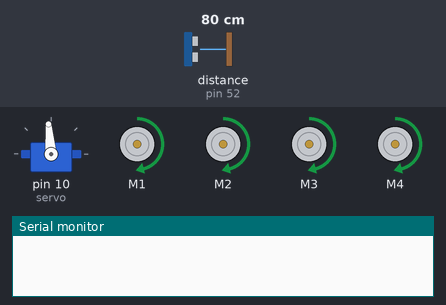
Bench run of a sketch on a simulated Arduino Mega 2560, built with avr-gcc and run on an emulated ATmega2560. Shown: servo, 4 × DC motor (green arrow = forward, orange = backward, longer = faster), the last lines printed to the serial monitor. Wiring (inferred from the names in the program): ultrasonic range finder: trigger pin 53; echo pin 52. Inputs (shaded band) come from the test bench; at power-on: distance to the obstacle (sensor on pin 52) 80 cm. The echo pulse lasts 58.3 µs per cm.

Above: at 1.2 s.
1.3 s: distance to the obstacle (sensor on pin 52) set to 53 cm
2.8 s: distance to the obstacle (sensor on pin 52) set to 44 cm
At 3.3 s:
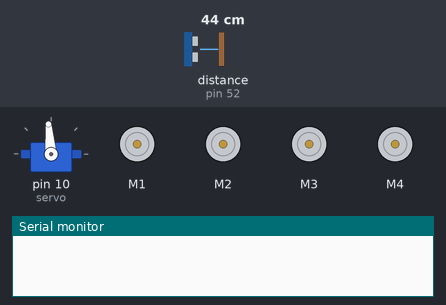
At 7.0 s:
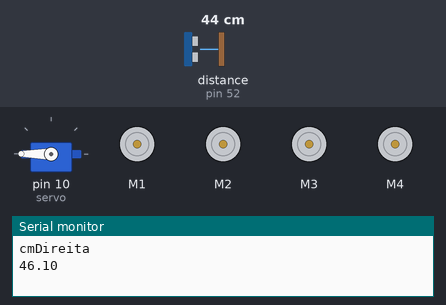
8.3 s: distance to the obstacle (sensor on pin 52) set to 60 cm
11.3 s: distance to the obstacle (sensor on pin 52) set to 2 cm
At 12.9 s:
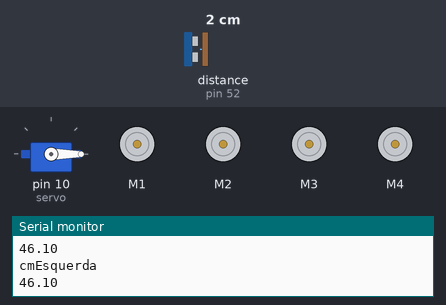
Timing chart, 0 to 14.8 s (numbered marks = the images above; inputs shaded):
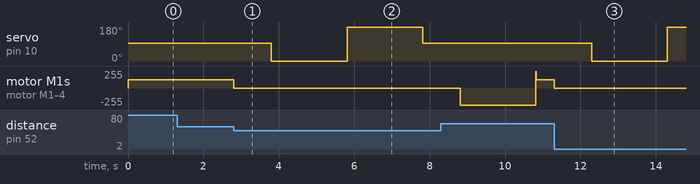

The sketch:

Robo.ino
```cpp
#include <Ultrasonic.h> //importa a bilioteca do sensor ultrassonico
#include <AFMotor.h> //importa a biblioteca de controle dos motores
#include <Servo.h>

#define TRIGGER_PIN  53 //pino do trigger do sensor ultrassonico
#define ECHO_PIN     52 //pino do echo do sensor ultrassonico

int velocidade = 255; //velocidade maxima
float cm; //distancia de um objeto
Ultrasonic ultrasonic(53,52);
Servo servo;
float cmDireita;
float cmEsquerda;

AF_DCMotor motor1(1); //Seleção do Motor 1
AF_DCMotor motor2(2); //Seleção do Motor 2
AF_DCMotor motor3(3); //Seleção do Motor 3
AF_DCMotor motor4(4); //Seleção do Motor 4

void setup() {
  Serial.begin(9600); //inicia a porta serial
  servo.attach(10);
  servo.write(95);
}

void loop() {
  velocidade = 123;
  cm = distancia();
  cm = distancia();
  if(cm < 50){
     parar();
     delay(1000);
     direita_esquerda();
  }
   frente();
}

void direita_esquerda(){

  velocidade = 255;

  cmDireita = servoDireita();
  Serial.println("cmDireita");
  Serial.println(cmDireita);


  cmEsquerda = servoEsquerda();
  Serial.println("cmEsquerda");
  Serial.println(cmEsquerda);


  servo.write(95);

  delay(1000);

  if(cmEsquerda > cmDireita){
    esquerda();
    Serial.println("Virou esquerda");
  }
  else if(cmEsquerda == cmDireita){
    atras();
    delay(2000);
  }
  else if(cmDireita > cmEsquerda){
    direita();
    Serial.println("Virou Direita");
  }
}

void frente(){ //funcao para ir para frente
      motor1.setSpeed(velocidade ); //Seleciona velocidade atual
      motor1.run(FORWARD);          //Movimenta motor no sentido horário

      motor2.setSpeed(velocidade); //Seleciona velocidade atual
      motor2.run(FORWARD);          //Movimenta motor no sentido horário

      motor3.setSpeed(velocidade); //Seleciona velocidade atual
      motor3.run(FORWARD);          //Movimenta motor no sentido horário

      motor4.setSpeed(velocidade); //Seleciona velocidade atual
      motor4.run(FORWARD);          //Movimenta motor no sentido horário
}
void direita(){
      motor1.setSpeed(velocidade); //Seleciona velocidade atual
      motor1.run(FORWARD);          //Movimenta motor no sentido horário

      motor2.setSpeed(velocidade); //Seleciona velocidade atual
      motor2.run(FORWARD);          //Movimenta motor no sentido horário

      motor3.setSpeed(velocidade); //Seleciona velocidade atual
      motor3.run(BACKWARD);          //Movimenta motor no sentido anti-horário

      motor4.setSpeed(velocidade); //Seleciona velocidade atual
      motor4.run(BACKWARD);          //Movimenta motor no sentido anti-horário

      delay(500);
}

void esquerda(){
      motor1.setSpeed(velocidade); //Seleciona velocidade atual
      motor1.run(BACKWARD);          //Movimenta motor no sentido horário

      motor2.setSpeed(velocidade); //Seleciona velocidade atual
      motor2.run(BACKWARD);          //Movimenta motor no sentido horário

      motor3.setSpeed(velocidade); //Seleciona velocidade atual
      motor3.run(FORWARD);          //Movimenta motor no sentido anti-horário

      motor4.setSpeed(velocidade); //Seleciona velocidade atual
      motor4.run(FORWARD);          //Movimenta motor no sentido anti-horário

      delay(500);
}

void atras(){ //funcao para dar re
      motor1.setSpeed(velocidade); //Seleciona velocidade atual
      motor1.run(BACKWARD);          //Movimenta motor no sentido anti-horário

      motor2.setSpeed(velocidade); //Seleciona velocidade atual
      motor2.run(BACKWARD);          //Movimenta motor no sentido anti-horário

      motor3.setSpeed(velocidade); //Seleciona velocidade atual
      motor3.run(BACKWARD);          //Movimenta motor no sentido anti-horário

      motor4.setSpeed(velocidade); //Seleciona velocidade atual
      motor4.run(BACKWARD);          //Movimenta motor no sentido anti-horário
}

void parar(){ //funcao para parar
      motor1.setSpeed(velocidade); //Seleciona velocidade atual
      motor1.run(RELEASE);          //Para o motor

      motor2.setSpeed(velocidade); //Seleciona velocidade atual
      motor2.run(RELEASE);          //Para o motor

      motor3.setSpeed(velocidade); //Seleciona velocidade atual
      motor3.run(RELEASE);          //Para o motor

      motor4.setSpeed(velocidade); //Seleciona velocidade atual
      motor4.run(RELEASE);          //Para o motor
}

float distancia(){
  long microsec = ultrasonic.timing();
  return ultrasonic.convert(microsec, Ultrasonic::CM);
}

float servoDireita(){
  servo.write(0);
  delay(2000);
  cm = distancia();
  cm = distancia();
  return cm;
}

float servoEsquerda(){
  servo.write(180);
  delay(2000);
  cm = distancia();
  cm = distancia();
  return cm;
}
```

Measured:
- the behaviour switches between 48 and 47 cm on distance to the obstacle (sensor on pin 52) (found by bisection; images 0 and 1)
- after the input at 1.3 s, every drawn part: stays the same
- after the input at 2.8 s, servo on pin 10 (servo): 95° → 0° after 1.0 s, → 180° 2.0 s later, → 95° 2.0 s later; motor M1–4: forward 123/255 → stopped at once
- after the input at 11.3 s, servo on pin 10 (servo): 95° → 0° after 1.0 s, → 180° 2.0 s later; motor M1–4: forward 123/255 → stopped at once
